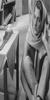

Write the Python code that produced this figure.
from PIL import Image
image= Image.open("C:\\DIP\\SendAnywhere_668899\IMG-20260911-WA0007.jpg")
image.show()
print("image size:",image.size)
resized=image.resize((50,100))
resized.save("resize.jpg")
resized.show()
